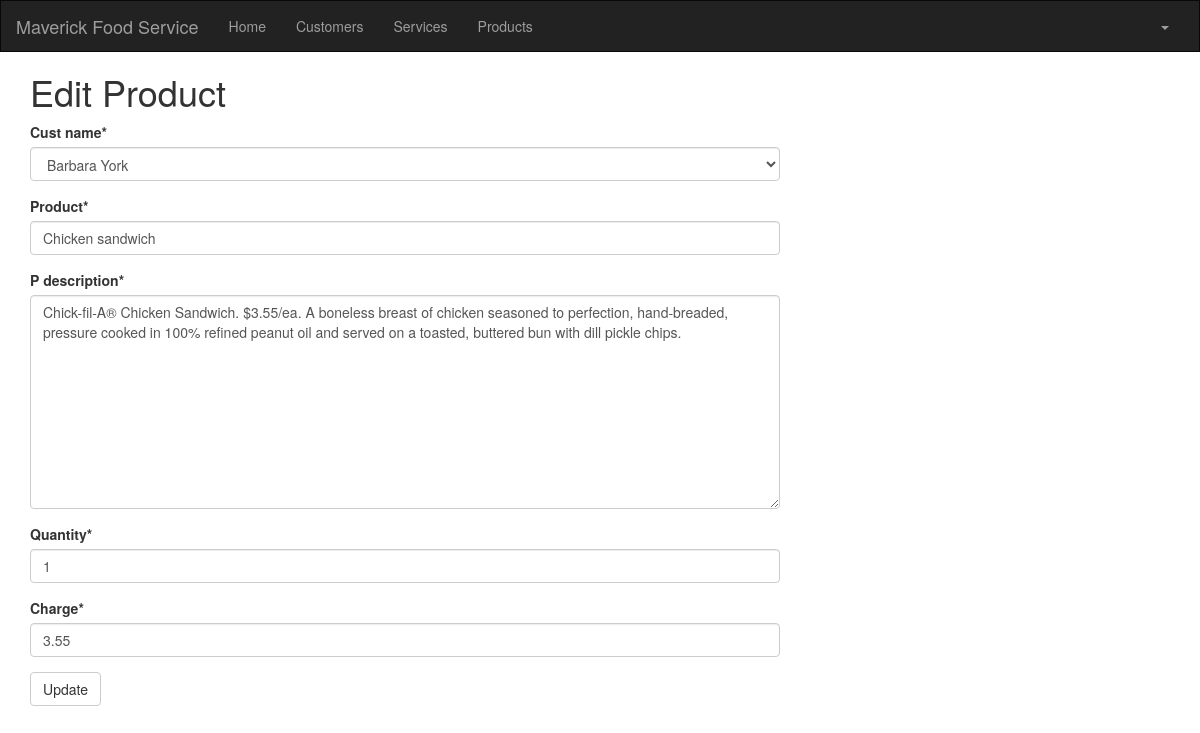
Screenshot of /product/1/edit/ (signed in) with the database file from the repository.
### crm/models.py (models this page shows, shortened)
class Customer(models.Model):
    cust_name = models.CharField(max_length=50)
    organization = models.CharField(max_length=100, blank=True)
    role = models.CharField(max_length=100)
    email = models.EmailField(max_length=100)
    bldgroom = models.CharField(max_length=100)
    address = models.CharField(max_length=200)
    account_number = models.IntegerField(blank=False, null=False)
    city = models.CharField(max_length=50)
    state = models.CharField(max_length=50)
    zipcode = models.CharField(max_length=10)
    phone_number = models.CharField(max_length=50)
    created_date = models.DateTimeField(
        default=timezone.now)
    updated_date = models.DateTimeField(auto_now_add=True)
    def __str__(self):
        return str(self.cust_name)

class Product(models.Model):
    cust_name = models.ForeignKey(Customer, on_delete=models.CASCADE, related_name='products')
    product = models.CharField(max_length=100)
    p_description = models.TextField()
    quantity = models.IntegerField()
    pickup_time = models.DateTimeField(
        default=timezone.now)
    charge = models.DecimalField(max_digits=10, decimal_places=2)
    created_date = models.DateTimeField(
        default=timezone.now)
    updated_date = models.DateTimeField(auto_now_add=True)

### crm/views.py (the view)
# urls.py: path('product/<int:pk>/edit/', views.product_edit, name='product_edit'),
@login_required
def product_edit(request, pk):
   product = get_object_or_404(Product, pk=pk)
   if request.method == "POST":
       form = ProductForm(request.POST, instance=product)
       if form.is_valid():
           product = form.save()
           product.updated_date = timezone.now()
           product.save()
           products = Product.objects.filter(created_date__lte=timezone.now())
           return render(request, 'crm/product_list.html', {'products': products})
   else:
       form = ProductForm(instance=product)
   return render(request, 'crm/product_edit.html', {'form': form})

### crm/forms.py
class ProductForm(forms.ModelForm):
   class Meta:
       model = Product
       fields = ('cust_name', 'product', 'p_description', 'quantity','charge' )

### crm/templates/crm/product_edit.html (shortened to what this page needs)
<!DOCTYPE html>
{% extends 'crm/base.html' %}
{% block content %}
{% load crispy_forms_tags %}
<html lang="en">
<head>
</head>
<body>
<h1>Edit Product</h1>
      <form method="POST" class="product-form">{% csrf_token %}
        {{ form|crispy }}
        <button type="submit" class="save btn btn-default">Update</button>
    </form>
{% endblock %}

### rows the page displays
Customer: cust_name "Barbara York"
Product: product "Chicken sandwich", p_description "Chick-fil-A® Chicken Sandwich. $3.55/ea. A boneless breast of chicken seasoned to perfection, hand-breaded, pressure cooked in 100% refined peanut oil and served on a toasted, buttered bun with dill pickle chips.", quantity "1", charge "3.55"
